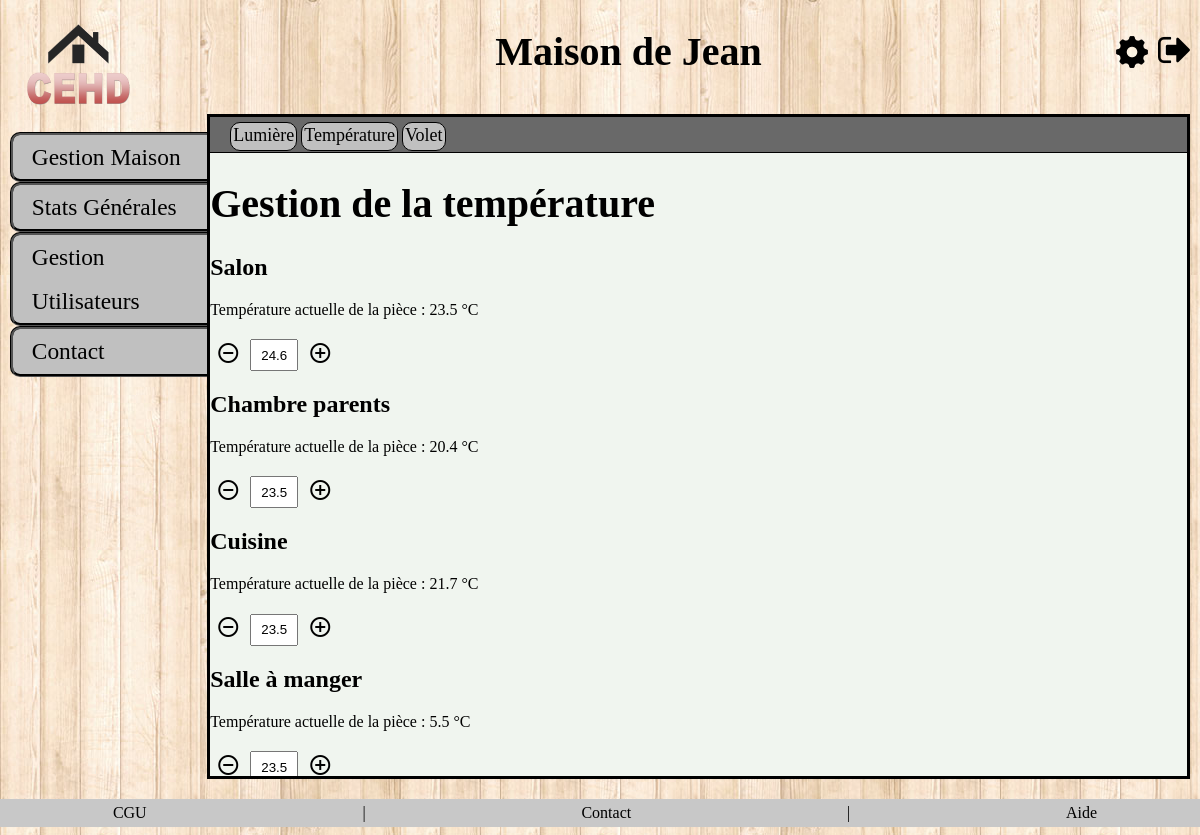
The app's page /index.php?action=module_temp (signed in), older data.
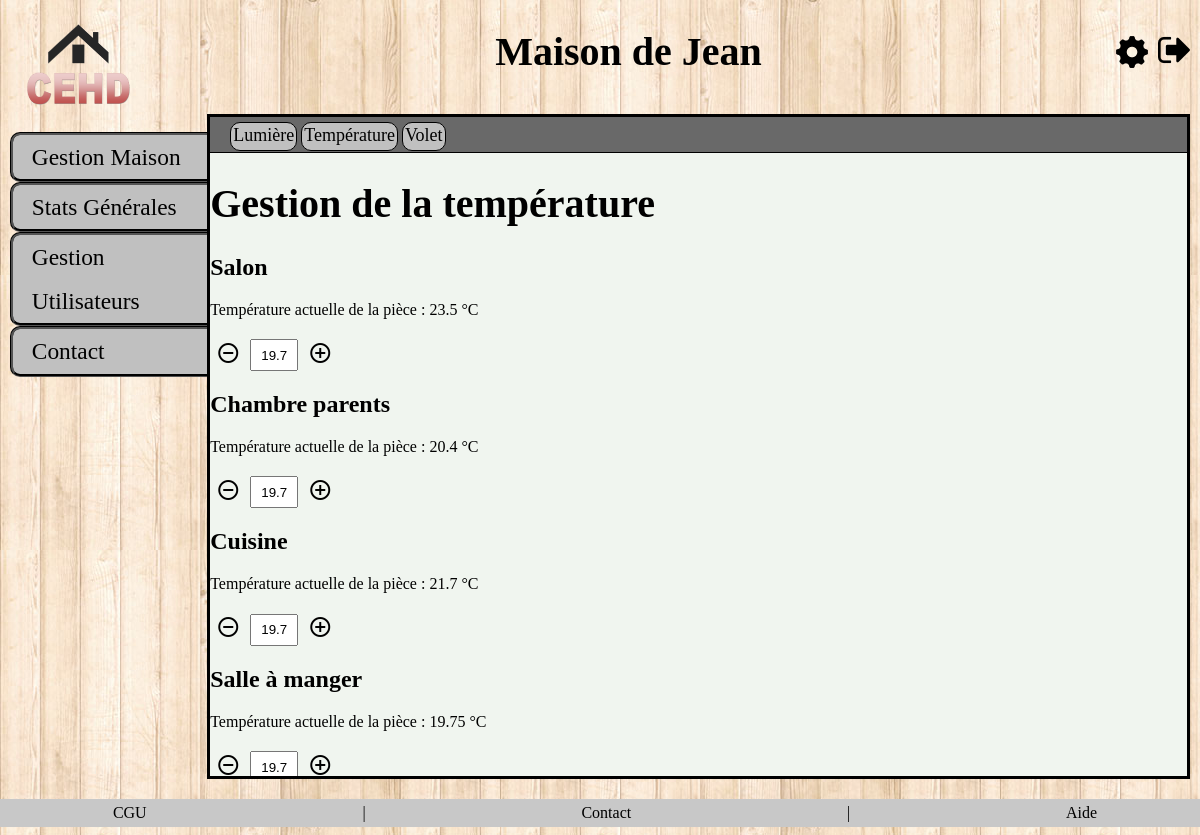
The same page, newer data.
### tables this page shows
CREATE TABLE `effector` (
  `id_effector` int(2) UNSIGNED ZEROFILL NOT NULL,
  `effector_type` enum('LIGHT_CTRL','TEMP_CTRL','SHUTTER_CTRL') NOT NULL,
  `request_value` float UNSIGNED DEFAULT NULL,
  `effector_name` varchar(30) DEFAULT NULL,
  `id_room` int(10) UNSIGNED ZEROFILL NOT NULL
);

CREATE TABLE `room` (
  `id_room` int(10) UNSIGNED ZEROFILL NOT NULL,
  `name` varchar(20) NOT NULL,
  `floor_name` varchar(20) NOT NULL,
  `size` float UNSIGNED NOT NULL,
  `room_type` enum('CHAMBRE','SALON','CUISINE','SALLE DE BAIN','TOILETTE','BUREAU','AUTRE') NOT NULL,
  `id_home` int(10) UNSIGNED ZEROFILL NOT NULL
);

CREATE TABLE `sensor` (
  `id_sensor` int(2) UNSIGNED ZEROFILL NOT NULL,
  `sensor_type` enum('LIGHT','TEMP','SHUTTER','CONSO') NOT NULL,
  `current_state` tinyint(1) NOT NULL DEFAULT '1',
  `current_value` float UNSIGNED NOT NULL,
  `sensor_name` varchar(30) DEFAULT NULL,
  `id_room` int(10) UNSIGNED ZEROFILL NOT NULL
);

### model/effector.php (called while the page is built, shortened)
<?php
function get_temp_control($id_home){
    $db=dbConnect();
    $req= $db->prepare('SELECT * FROM effector NATURAL JOIN room NATURAL JOIN sensor
WHERE id_home=? AND effector_type=? AND sensor_type=?');
    $req->bindValue(1,$id_home,PDO::PARAM_INT);
    $req->bindValue(2,'TEMP_CTRL',PDO::PARAM_STR);
    $req->bindValue(3,'TEMP',PDO::PARAM_STR);
    $req->execute();
    return $req;
}

### controller/effector.php (called while the page is built, shortened)
<?php
require_once ROOT.'/model/effector.php';
function getTempControl($id_home){
    $req=get_temp_control($id_home);
    return $req;
}

### view/frontend/module_temp.php (the view, shortened to what this page needs)
<h1>Gestion de la température</h1>
<div>
    <?php while ($temp = $req->fetch()){ ?>
    <div>
        <h2><?= $temp['name']; ?></h2>
        <div>
            <p>Température actuelle de la pièce : <?= $temp['current_value']; ?> °C</p>
            <div class="input-group plus-minus-input">
                <button type="button" class="button hollow circle change_qty minus cursor_hover" data-quantity="minus" data-field="quantity<?= $temp['id_room'];?>" datafld="<?= $temp['id_effector'];?>"  id="temp">
                    <i class="material-icons">remove_circle_outline</i>
                </button>
                <input class="input-group-field" type="text" name="quantity<?= $temp['id_room'];?>" value="<?= $temp['request_value']; ?>" max="30" min="15" step="0.1" readonly>
                <button type="button" class="button hollow circle change_qty plus cursor_hover" data-quantity="plus" data-field="quantity<?= $temp['id_room'];?>" datafld="<?= $temp['id_effector'];?>" id="temp">
                    <i class="material-icons">add_circle_outline</i>
                </button>
            </div>
        </div>
    </div>
    <?php } ?>
</div>
<?php $content_menu = ob_get_clean(); ?>
<?php require('tab_template.php'); ?>

### index.php (shortened to what this page needs)
<?php
require_once 'controller/data.php';
require_once 'controller/effector.php';
try {
    switch ($_GET['action']) {
        case 'module_temp':
            if ($_SESSION['status'] == 'USER' || $_SESSION['status'] == 'SUPER_USER') {
                $req=getTempControl($_SESSION['id_home']);
                require 'view/frontend/module_temp.php';
            } else {
                authErr();
            }
            break;
    }
} catch (Exception $e) {
    echo 'Erreur : ' . $e->getMessage();
}

### view/frontend/tab_template.php (shortened to what this page needs)
<div id="menu_management_content">
    <div id="menu">
        <ul id="onglets">
            <li><a href="index.php?action=module_light" >Lumière</a></li>
            <li><a href="index.php?action=module_temp" >Température</a></li>
            <li><a href="index.php?action=module_shutter" >Volet</a></li>
        </ul>
    </div>
    <div id="content_menu_management">
        <?= $content_menu ?>
    </div>
</div>
<?php $content = ob_get_clean(); ?>
<?php require('template.php'); ?>

### view/frontend/template.php (shortened to what this page needs)
<!DOCTYPE html>
<html>
<head>
    <link href="public/css/style.css" rel="stylesheet" />
    <link rel="stylesheet" type="text/css" href="https://cdn.datatables.net/v/dt/dt-1.10.16/datatables.min.css"/>
    <link rel="stylesheet" href="//code.jquery.com/ui/1.12.1/themes/smoothness/jquery-ui.css">
</head>
<body>
    <header>
        <div id='logo'>
            <a href="index.php?action=home_manage"><img src='public/img/LOGO_small.png' alt='logo'/></a>
        </div>
        <div id='domicile'>
            <h1> Maison de <?= $_SESSION['name'] ?></h1>
        </div>
        <div id='right_header'>
            <div id='setting_wheel'>
                <a href="index.php?action=setting"><img src='public/img/setting_wheel.png' onmouseover="this.src='public/img/setting_wheel_2.png'" onmouseout="this.src='public/img/setting_wheel.png'" alt='setting wheel'/></a>
            </div>
            <div>
                <a href="index.php?action=logout"><img src='public/img/sign_out.png' onmouseover="this.src='public/img/sign_out_2.png'" onmouseout="this.src='public/img/sign_out.png'" alt='signout' /></a>
            </div>
    </header>
<div id='nav_content'>
    <nav id='sidebar'>
        <div id="side_menu" class="hidden_content">
            <ul>
                <li id='dropdown'>
                    <a href="index.php?action=home_manage">Gestion Maison</a>
                </li>
                <li><a href="index.php?action=global_stats">Stats Générales</a></li>
                <?php if ($_SESSION['status']=='SUPER_USER'){ ?>
                    <li><a href="index.php?action=user_manage">Gestion Utilisateurs</a></li>
                <?php } ?>
                <li><a href="index.php?action=contact">Contact</a></li>
            </ul>
        </div>
    </nav>
    <div id="content"><?= $content ?>
    </div>
</div>
    <footer>
        <div id='footer'>
            <div id='cgu'><a href="index.php?action=cgu">CGU</a></div>
            <div>|</div>
            <div id='contact'><a href="index.php?action=contact">Contact</a></div>
            <div>|</div>
            <div id='aide'><a href="index.php?action=help">Aide</a></div>
        </div>
</footer>
</body>
</html>

### public/css/style.css (style rules this page uses)
@media screen and (min-width: 915px ) { body { height: 100vh; margin: 0; padding: 0; display: flex; flex-direction: column; background-image: url('../img/fond.jpg'); } }
@media screen and (min-width: 915px ) { h1 { font-weight: bold; font-size: 2em; } }
@media screen and (min-width: 915px ) { header { display: flex; justify-content: space-between; align-items: center; height: 10vh; padding: 10px; } }
@media screen and (min-width: 915px ) { #logo { align-self: flex-start; } }
@media screen and (min-width: 915px ) { h1 { font-size: 2.5em; } }
@media screen and (min-width: 915px ) { #right_header { display: flex; flex-direction: row; align-items: center; font-size: 1em; z-index: 1; } }
@media screen and (min-width: 915px ) { #setting_wheel { margin: 10px; width: 32px; height: 32px; } }
@media screen and (min-width: 915px ) { #nav_content { display: flex; flex-wrap: nowrap; justify-content: flex-start; height: 79vh; padding: 10px; } }
@media screen and (min-width: 915px ) { #sidebar ul { list-style-type: none; padding: 0; width: 209px; } }
@media screen and (min-width: 915px ) { #side_menu { display: block !important; } }
@media screen and (min-width: 915px ) { #sidebar a { background-color: silver; color: black; text-decoration: none; font-size: 1.3em; display: block; line-height: 189%; padding: 0 9%; border: 3px groove black; border-radius: 10px; } }
@media screen and (min-width: 915px ) { #sidebar { margin-right: -1%; } }
@media screen and (min-width: 915px ) { #content { border: 3px solid; background-color: #f0f5ef; display: block; height: 100%; width: 100%; overflow: auto; } }
@media screen and (min-width: 915px ) { footer { display: flex; position: fixed; bottom: 1%; left: 0; width: 100%; background-color: rgb(200, 200, 200); padding: 5px; } }
@media screen and (min-width: 915px ) { #footer { width: 100%; display: flex; justify-content: space-around; margin: auto; } }
@media screen and (min-width: 915px ) { footer a { text-decoration: none; color: black; } }
@media screen and (min-width: 915px ) { footer div div { color: black; } }
@media screen and (min-width: 915px ) { ul { font-size: 18px; text-align: justify; color: black; word-wrap: break-word; list-style-type: none; padding: 5px; } }
@media screen and (min-width: 915px ) { .hidden_content { color: black; } }
@media screen and (min-width: 915px ) { #onglets { list-style-type: none; padding-bottom: 1.7em; border-bottom: 1px solid black; padding-left: 1em; margin-top: 0; background-color: dimgrey; } }
@media screen and (min-width: 915px ) { #onglets li { float: left; height: 1.5em; background-color: silver; margin: 0px 2px; border: 1px solid black; border-radius: 10px; } }
@media screen and (min-width: 915px ) { #onglets a { display: block; color: black; text-decoration: none; padding: 2px; border-radius: 10px; } }
@media screen and (min-width: 915px ) { .plus-minus-input { -webkit-align-items: center; -ms-flex-align: center; align-items: center; } }
@media screen and (min-width: 915px ) { .plus-minus-input .input-group-field { text-align: center; } }
@media screen and (min-width: 915px ) { .plus-minus-input .input-group-field { height:26px; width:40px; text-align:center; } }
@media screen and (min-width: 915px ) { .plus-minus-input button { background-color: Transparent; border: transparent; cursor:pointer; overflow: hidden; outline:none; position: relative; top: 5px; } }

Row changes from the older to the newer data that the page shows:
changed effector "Salon": request_value "24.6" → "19.7"
changed effector "Chambre parents": request_value "23.5" → "19.7"
changed effector "Cuisine": request_value "23.5" → "19.7"
changed effector "Salle à manger": sensor.current_value "5.5" → "19.75"; request_value "23.5" → "19.7"
